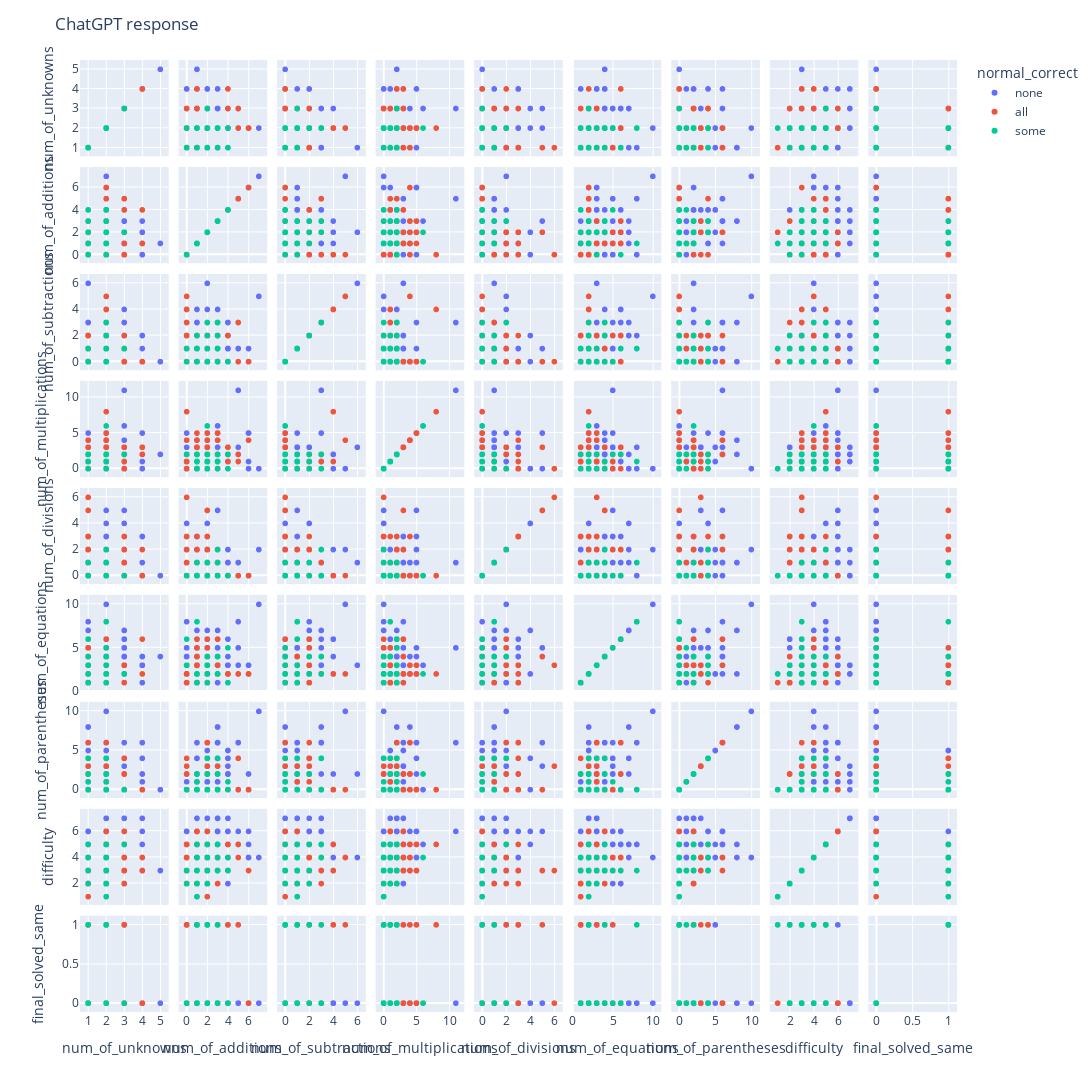

Notebook code cell kept with this figure:
### Markdown cell above
### **Scatter plot matrix**

### Code cell
if VISUALIZE_DATA:
    fig = px.scatter_matrix(evaluated_df,
                            dimensions=[
                                "num_of_unknowns",
                                "num_of_additions",
                                "num_of_subtractions",
                                "num_of_multiplications",
                                "num_of_divisions",
                                "num_of_equations",
                                "num_of_parentheses",
                                "difficulty",
                                "final_solved_same"
                                ],
                            color="normal_correct")
    fig.update_layout(
        title='ChatGPT response',
        dragmode='select',
        width=1600,
        height=1600,
        hovermode='closest',
    )
    fig.show()

### Figure 1 — Plotly figure (JSON) as saved in the notebook; plotly's stock layout.template omitted (floating-point values rounded to 4 significant figures; data arrays with more than 128 entries replaced by an {"elided": "..."} marker saying what was removed)
{"data": [{"dimensions": [{"axis": {"matches": true}, "label": "num_of_unknowns", "values": {"elided": "527 int values"}}, {"axis": {"matches": true}, "label": "num_of_additions", "values": {"elided": "527 int values"}}, {"axis": {"matches": true}, "label": "num_of_subtractions", "values": {"elided": "527 int values"}}, {"axis": {"matches": true}, "label": "num_of_multiplications", "values": {"elided": "527 int values"}}, {"axis": {"matches": true}, "label": "num_of_divisions", "values": {"elided": "527 int values"}}, {"axis": {"matches": true}, "label": "num_of_equations", "values": {"elided": "527 int values"}}, {"axis": {"matches": true}, "label": "num_of_parentheses", "values": {"elided": "527 int values"}}, {"axis": {"matches": true}, "label": "difficulty", "values": {"elided": "527 int values"}}, {"axis": {"matches": true}, "label": "final_solved_same", "values": {"elided": "527 int values"}}], "hovertemplate": "normal_correct=none<br>%{xaxis.title.text}=%{x}<br>%{yaxis.title.text}=%{y}<extra></extra>", "legendgroup": "none", "marker": {"color": "#636efa", "symbol": "circle"}, "name": "none", "showlegend": true, "type": "splom"}, {"dimensions": [{"axis": {"matches": true}, "label": "num_of_unknowns", "values": {"elided": "348 int values"}}, {"axis": {"matches": true}, "label": "num_of_additions", "values": {"elided": "348 int values"}}, {"axis": {"matches": true}, "label": "num_of_subtractions", "values": {"elided": "348 int values"}}, {"axis": {"matches": true}, "label": "num_of_multiplications", "values": {"elided": "348 int values"}}, {"axis": {"matches": true}, "label": "num_of_divisions", "values": {"elided": "348 int values"}}, {"axis": {"matches": true}, "label": "num_of_equations", "values": {"elided": "348 int values"}}, {"axis": {"matches": true}, "label": "num_of_parentheses", "values": {"elided": "348 int values"}}, {"axis": {"matches": true}, "label": "difficulty", "values": {"elided": "348 int values"}}, {"axis": {"matches": true}, "label": "final_solved_same", "values": {"elided": "348 int values"}}], "hovertemplate": "normal_correct=all<br>%{xaxis.title.text}=%{x}<br>%{yaxis.title.text}=%{y}<extra></extra>", "legendgroup": "all", "marker": {"color": "#EF553B", "symbol": "circle"}, "name": "all", "showlegend": true, "type": "splom"}, {"dimensions": [{"axis": {"matches": true}, "label": "num_of_unknowns", "values": [2, 1, 2, 2, 2, 2, 2, 2, 2, 2, 2, 3, 2, 2, 2, 2, 2, 2, 1, 2, 2, 2, 2, 2, 2, 2, 2, 2, 2, 2, 2, 2, 2, 1, 2, 2, 2, 1, 2, 2, 2, 2, 2, 1, 2, 2, 2, 2, 2, 2, 2, 2, 2, 2, 2, 2, 2, 2, 2, 2, 2, 2, 2, 2, 2, 2, 1, 2, 2, 2, 1, 2, 2, 2, 1, 2, 2, 2, 1, 2, 2, 2]}, {"axis": {"matches": true}, "label": "num_of_additions", "values": [1, 1, 2, 2, 1, 1, 2, 3, 1, 1, 1, 2, 2, 3, 2, 1, 1, 1, 0, 1, 3, 1, 1, 1, 2, 1, 2, 1, 2, 2, 4, 1, 1, 2, 2, 1, 3, 2, 2, 2, 1, 0, 3, 1, 2, 1, 2, 1, 1, 3, 2, 1, 2, 1, 2, 2, 1, 1, 1, 2, 1, 3, 1, 1, 1, 1, 3, 2, 1, 2, 0, 1, 2, 1, 4, 1, 1, 1, 1, 3, 1, 2]}, {"axis": {"matches": true}, "label": "num_of_subtractions", "values": [1, 0, 1, 0, 1, 0, 0, 3, 0, 1, 1, 1, 0, 1, 1, 1, 0, 0, 0, 0, 0, 1, 0, 1, 0, 1, 0, 1, 1, 0, 0, 0, 1, 1, 0, 1, 3, 0, 1, 3, 1, 1, 1, 0, 0, 0, 0, 0, 0, 2, 2, 0, 0, 1, 0, 1, 0, 1, 1, 0, 0, 0, 0, 0, 1, 2, 1, 0, 0, 0, 1, 1, 1, 0, 0, 1, 1, 0, 1, 1, 1, 1]}, {"axis": {"matches": true}, "label": "num_of_multiplications", "values": [0, 0, 1, 0, 0, 1, 1, null, 2, 0, 1, 2, 0, 1, 0, 0, 0, 0, 2, 2, 2, 0, 1, 1, 1, 0, 1, 2, 1, 2, 2, 0, 1, 2, 1, 1, 0, 1, 0, 2, 1, 2, 1, 1, 0, 1, 2, 0, 1, 1, 2, 1, 1, 0, 2, 0, 2, 0, 1, 1, 2, 2, 1, 1, 1, 0, 2, 2, 1, 6, 2, 1, 2, 1, 0, 0, 0, 2, 2, 1, 1, 1]}, {"axis": {"matches": true}, "label": "num_of_divisions", "values": [0, 0, 0, 0, 0, 0, 0, 0, 0, 0, 0, 0, 0, 0, 0, 0, 0, 1, 0, 0, 0, 0, 0, 0, 0, 0, 0, 0, 0, 0, 0, 0, 0, 1, 0, 1, 2, 1, 0, 0, 0, 0, 0, 0, 0, 0, 1, 1, 0, 1, 0, 0, 0, 0, 0, 0, 0, 0, 0, 0, 0, 0, 0, 0, 0, 0, 0, 0, 0, 0, 0, 0, 0, 0, 0, 0, 0, 0, 0, 0, 0, 0]}, {"axis": {"matches": true}, "label": "num_of_equations", "values": [2, 2, 2, 3, 2, 2, 2, 4, 2, 2, 2, 2, 2, 2, 2, 2, 2, 2, 3, 2, 2, 2, 2, 2, 2, 2, 2, 2, 2, 2, 5, 2, 2, 3, 2, 8, 4, 4, 1, 2, 2, 3, 2, 2, 2, 2, 3, 2, 2, 4, 2, 2, 2, 2, 2, 3, 2, 2, 2, 2, 2, 2, 2, 2, 2, 2, 2, 2, 2, 2, 6, 2, 2, 2, 1, 2, 2, 2, 1, 2, 2, 2]}, {"axis": {"matches": true}, "label": "num_of_parentheses", "values": [0, 1, 0, 0, 0, 0, 2, 0, 0, 0, 0, 0, 0, 0, 0, 0, 0, 0, 0, 0, 0, 0, 0, 0, 4, 0, 0, 0, 0, 0, 1, 0, 0, 4, 2, 0, 4, 2, 0, 0, 0, 0, 2, 2, 0, 2, 0, 0, 0, 2, 0, 0, 0, 0, 0, 0, 0, 0, 0, 2, 0, 0, 0, 2, 0, 0, 2, 0, 0, 2, 0, 0, 2, 0, 0, 0, 0, 0, 2, 0, 0, 0]}, {"axis": {"matches": true}, "label": "difficulty", "values": [5, 3, 5, 3, 2, 3, 4, 4, 4, 1, 3, 5, 3, 3, 4, 3, 2, 3, 2, 3, 3, 4, 3, 3, 3, 3, 3, 3, 4, 2, 3, 2, 3, 4, 5, 3, 5, 3, 3, 5, 3, 3, 5, 3, 4, 4, 3, 3, 2, 3, 2, 4, 2, 3, 3, 2, 3, 4, 3, 4, 4, 3, 2, 3, 3, 5, 5, 4, 3, 4, 3, 4, 5, 3, 4, 3, 4, 3, 4, 5, 2, 3]}, {"axis": {"matches": true}, "label": "final_solved_same", "values": [1, 1, 1, 0, 1, 1, 0, 0, 0, 1, 0, 0, 1, 1, 1, 1, 1, 0, 0, 0, 1, 1, 1, 1, 0, 0, 1, 1, 1, 1, 0, 1, 1, 0, 0, 1, 0, 1, 0, 1, 1, 0, 1, 0, 0, 0, 0, 1, 1, 0, 1, 1, 1, 1, 1, 0, 0, 1, 1, 1, 0, 0, 0, 0, 1, 1, 0, 0, 0, 0, 0, 1, 0, 1, 0, 1, 1, 0, 0, 0, 1, 0]}], "hovertemplate": "normal_correct=some<br>%{xaxis.title.text}=%{x}<br>%{yaxis.title.text}=%{y}<extra></extra>", "legendgroup": "some", "marker": {"color": "#00cc96", "symbol": "circle"}, "name": "some", "showlegend": true, "type": "splom"}], "layout": {"dragmode": "select", "height": 1600, "hovermode": "closest", "legend": {"title": {"text": "normal_correct"}, "tracegroupgap": 0}, "margin": {"t": 60}, "title": {"text": "ChatGPT response"}, "width": 1600}}
